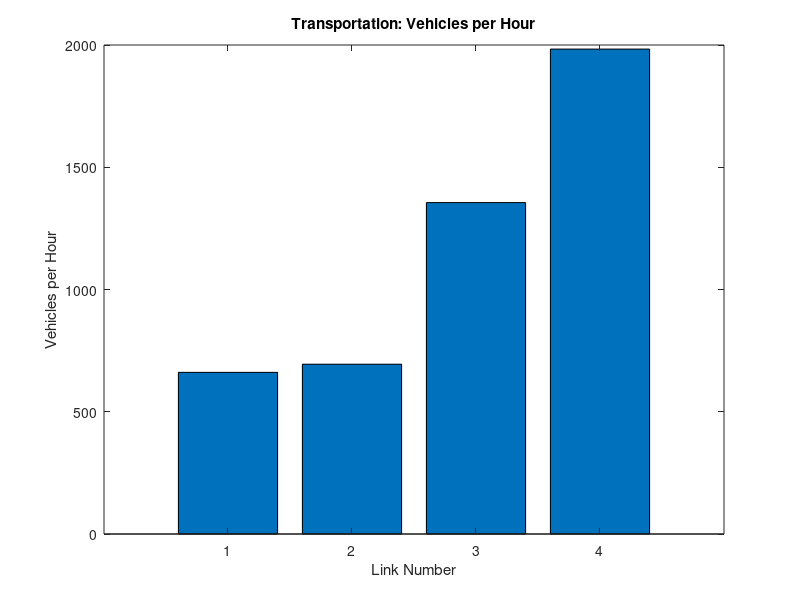
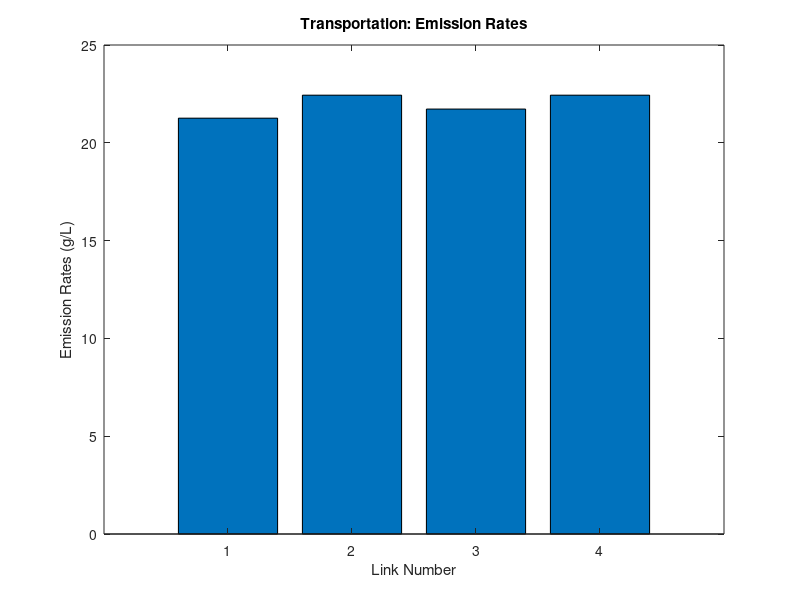

The MATLAB source for these figures, in order:
%Julie Harrow
%1.020 PSet4:  Problem #1:  Transportation Network

%%Inputs

links = 1:4;  % number of links in network
nodes = 1:3;  % number of nodes in network
linklength = [80 60 100 120];  % list of link lengths
t_0 = [0.2 0.1 0.3 0.4];  % intercepts of linear time function
alpha = [0.003 0.003 0.003 0.002];  % slopes of linear time function
x_in = 4000;  %veh/hr
x_out = x_in;  %veh/hr


%%Matrix of Equations

A(1,[1,5]) = [1,-alpha(1)];
A(2,[2,6]) = [1,-alpha(2)];
A(3,[3,7]) = [1,-alpha(3)];
A(4,[4,8]) = [1,-alpha(4)];
A(5,[5,7,8]) = [1,1,1];
A(6,[1,2]) = [-1,1];
A(7,[1,2,4]) = [1,1,-1];
A(8,[3,4]) = [1,-1];

%%Column of Constants 

b = [t_0(1); t_0(2); t_0(3); t_0(4); x_in; 0; 0; 0];

%%Solutions
 
x = A\b;

t_1 = x(1); 
t_2 = x(2);
t_3 = x(3);
t_4 = x(4);
x_1 = x(5);
x_2 = x(6);
x_3 = x(7);
x_4 = x(8);


%%Compute Velocity of 4 Links

vel(1) = linklength(1) / t_1;
vel(2) = linklength(2) / t_2;
vel(3) = linklength(3) / t_3;
vel(4) = linklength(4) / t_4;

%Interpolation
CO = [6 18; 16 20; 24 22; 32 23; 40 20; 48 18; 56 15;...
    64 14; 72 12; 80 8; 89 5; 97 10; 105 15];

%%Compute Emission Rates of 4 Links

emission(1)=interp1(CO(:,1),CO(:,2),vel(1));
emission(2)=interp1(CO(:,1),CO(:,2),vel(2));
emission(3)=interp1(CO(:,1),CO(:,2),vel(3));
emission(4)=interp1(CO(:,1),CO(:,2),vel(4));

%%Two bar charst

figure
bar(links,[x_1,x_2,x_3,x_4])
xlabel('Link Number')
ylabel('Vehicles per Hour')
title('Transportation: Vehicles per Hour')

figure
bar(links,emission)
xlabel('Link Number')
ylabel('Emission Rates (g/L)')
title('Transportation: Emission Rates')


